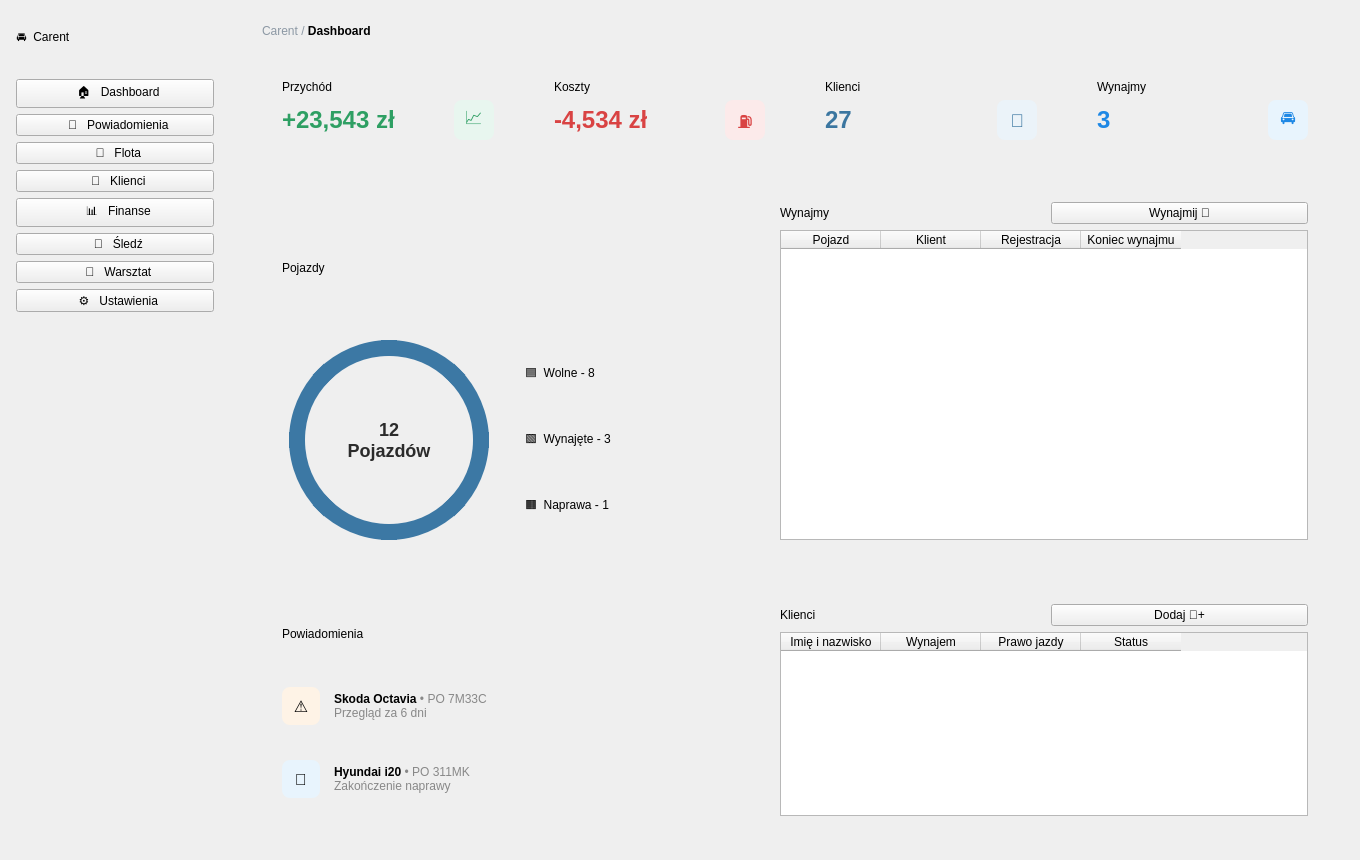
<?xml version="1.0" encoding="UTF-8"?>
<ui version="4.0">
 <class>DashboardWindow</class>
 <widget class="QMainWindow" name="DashboardWindow">
  <property name="geometry">
   <rect>
    <x>0</x>
    <y>0</y>
    <width>1360</width>
    <height>860</height>
   </rect>
  </property>
  <property name="windowTitle">
   <string>Carent - Dashboard</string>
  </property>
  <widget class="QWidget" name="CentralWidget">
   <layout class="QHBoxLayout" name="mainHLayout">
    <property name="spacing">
     <number>0</number>
    </property>
    <property name="leftMargin">
     <number>0</number>
    </property>
    <property name="topMargin">
     <number>0</number>
    </property>
    <property name="rightMargin">
     <number>0</number>
    </property>
    <property name="bottomMargin">
     <number>0</number>
    </property>
    
    <item>
     <widget class="QFrame" name="Sidebar">
      <property name="minimumSize">
       <size>
        <width>230</width>
        <height>0</height>
       </size>
      </property>
      <property name="maximumSize">
       <size>
        <width>230</width>
        <height>16777215</height>
       </size>
      </property>
      <layout class="QVBoxLayout" name="sidebarLayout">
       <property name="spacing">
        <number>6</number>
       </property>
       <property name="leftMargin">
        <number>16</number>
       </property>
       <property name="topMargin">
        <number>28</number>
       </property>
       <property name="rightMargin">
        <number>16</number>
       </property>
       <property name="bottomMargin">
        <number>24</number>
       </property>
       <item>
        <widget class="QLabel" name="LogoLabel">
         <property name="text">
          <string>🚘  Carent</string>
         </property>
        </widget>
       </item>
       <item>
        <spacer name="logoSpacer">
         <property name="orientation">
          <enum>Qt::Vertical</enum>
         </property>
         <property name="sizeType">
          <enum>QSizePolicy::Fixed</enum>
         </property>
         <property name="sizeHint" stdset="0">
          <size>
           <width>20</width>
           <height>24</height>
          </size>
         </property>
        </spacer>
       </item>
       <item>
        <widget class="QPushButton" name="btnDashboard">
         <property name="text">
          <string>  🏠   Dashboard</string>
         </property>
         <property name="cssClass" stdset="0">
          <string>NavButton</string>
         </property>
         <property name="active" stdset="0">
          <bool>true</bool>
         </property>
        </widget>
       </item>
       <item>
        <widget class="QPushButton" name="btnNotifications">
         <property name="text">
          <string>  🔔   Powiadomienia</string>
         </property>
         <property name="cssClass" stdset="0">
          <string>NavButton</string>
         </property>
        </widget>
       </item>
       <item>
        <widget class="QPushButton" name="btnFleet">
         <property name="text">
          <string>  🚗   Flota</string>
         </property>
         <property name="cssClass" stdset="0">
          <string>NavButton</string>
         </property>
        </widget>
       </item>
       <item>
        <widget class="QPushButton" name="btnClients">
         <property name="text">
          <string>  👤   Klienci</string>
         </property>
         <property name="cssClass" stdset="0">
          <string>NavButton</string>
         </property>
        </widget>
       </item>
       <item>
        <widget class="QPushButton" name="btnFinance">
         <property name="text">
          <string>  📊   Finanse</string>
         </property>
         <property name="cssClass" stdset="0">
          <string>NavButton</string>
         </property>
        </widget>
       </item>
       <item>
        <widget class="QPushButton" name="btnTrack">
         <property name="text">
          <string>  📍   Śledź</string>
         </property>
         <property name="cssClass" stdset="0">
          <string>NavButton</string>
         </property>
        </widget>
       </item>
       <item>
        <widget class="QPushButton" name="btnWorkshop">
         <property name="text">
          <string>  🔧   Warsztat</string>
         </property>
         <property name="cssClass" stdset="0">
          <string>NavButton</string>
         </property>
        </widget>
       </item>
       <item>
        <widget class="QPushButton" name="btnSettings">
         <property name="text">
          <string>  ⚙️   Ustawienia</string>
         </property>
         <property name="cssClass" stdset="0">
          <string>NavButton</string>
         </property>
        </widget>
       </item>
       <item>
        <spacer name="sidebarVerticalSpacer">
         <property name="orientation">
          <enum>Qt::Vertical</enum>
         </property>
         <property name="sizeHint" stdset="0">
          <size>
           <width>20</width>
           <height>40</height>
          </size>
         </property>
        </spacer>
       </item>
      </layout>
     </widget>
    </item>

    <item>
     <widget class="QWidget" name="ContentArea" native="true">
      <layout class="QVBoxLayout" name="contentLayout">
       <property name="spacing">
        <number>24</number>
       </property>
       <property name="leftMargin">
        <number>32</number>
       </property>
       <property name="topMargin">
        <number>24</number>
       </property>
       <property name="rightMargin">
        <number>32</number>
       </property>
       <property name="bottomMargin">
        <number>24</number>
       </property>
       
       <item>
        <widget class="QLabel" name="Breadcrumb">
         <property name="text">
          <string>&lt;span style=&quot;color: #8c98a4;&quot;&gt;Carent /&lt;/span&gt; &lt;b&gt;Dashboard&lt;/b&gt;</string>
         </property>
        </widget>
       </item>

       <!-- Górny rząd 4 kart KPI -->
       <item>
        <layout class="QHBoxLayout" name="statsLayout">
         <property name="spacing">
          <number>20</number>
         </property>
         
         <item>
          <widget class="QFrame" name="cardIncome">
           <property name="cssClass" stdset="0">
            <string>Card</string>
           </property>
           <layout class="QVBoxLayout" name="vboxIncome">
            <property name="leftMargin"><number>20</number></property>
            <property name="topMargin"><number>18</number></property>
            <property name="rightMargin"><number>20</number></property>
            <property name="bottomMargin"><number>18</number></property>
            <item>
             <widget class="QLabel" name="lblIncomeTitle">
              <property name="text"><string>Przychód</string></property>
              <property name="cssClass" stdset="0"><string>CardTitle</string></property>
             </widget>
            </item>
            <item>
             <layout class="QHBoxLayout" name="hboxIncome">
              <item>
               <widget class="QLabel" name="lblIncomeVal">
                <property name="text"><string>+23,543 zł</string></property>
                <property name="styleSheet"><string>font-size: 24px; font-weight: bold; color: #2e9f63;</string></property>
               </widget>
              </item>
              <item>
               <spacer name="spIncome"><property name="orientation"><enum>Qt::Horizontal</enum></property></spacer>
              </item>
              <item>
               <widget class="QLabel" name="iconIncome">
                <property name="minimumSize"><size><width>40</width><height>40</height></size></property>
                <property name="maximumSize"><size><width>40</width><height>40</height></size></property>
                <property name="alignment"><set>Qt::AlignCenter</set></property>
                <property name="text"><string>📈</string></property>
                <property name="styleSheet"><string>background-color: #e8f6ef; color: #2e9f63; border-radius: 8px; font-size: 18px;</string></property>
               </widget>
              </item>
             </layout>
            </item>
           </layout>
          </widget>
         </item>

         <item>
          <widget class="QFrame" name="cardCosts">
           <property name="cssClass" stdset="0">
            <string>Card</string>
           </property>
           <layout class="QVBoxLayout" name="vboxCosts">
            <property name="leftMargin"><number>20</number></property>
            <property name="topMargin"><number>18</number></property>
            <property name="rightMargin"><number>20</number></property>
            <property name="bottomMargin"><number>18</number></property>
            <item>
             <widget class="QLabel" name="lblCostsTitle">
              <property name="text"><string>Koszty</string></property>
              <property name="cssClass" stdset="0"><string>CardTitle</string></property>
             </widget>
            </item>
            <item>
             <layout class="QHBoxLayout" name="hboxCosts">
              <item>
               <widget class="QLabel" name="lblCostsVal">
                <property name="text"><string>-4,534 zł</string></property>
                <property name="styleSheet"><string>font-size: 24px; font-weight: bold; color: #d94343;</string></property>
               </widget>
              </item>
              <item>
               <spacer name="spCosts"><property name="orientation"><enum>Qt::Horizontal</enum></property></spacer>
              </item>
              <item>
               <widget class="QLabel" name="iconCosts">
                <property name="minimumSize"><size><width>40</width><height>40</height></size></property>
                <property name="maximumSize"><size><width>40</width><height>40</height></size></property>
                <property name="alignment"><set>Qt::AlignCenter</set></property>
                <property name="text"><string>⛽</string></property>
                <property name="styleSheet"><string>background-color: #fceaea; color: #d94343; border-radius: 8px; font-size: 18px;</string></property>
               </widget>
              </item>
             </layout>
            </item>
           </layout>
          </widget>
         </item>

         <item>
          <widget class="QFrame" name="cardClientsKpi">
           <property name="cssClass" stdset="0">
            <string>Card</string>
           </property>
           <layout class="QVBoxLayout" name="vboxClientsKpi">
            <property name="leftMargin"><number>20</number></property>
            <property name="topMargin"><number>18</number></property>
            <property name="rightMargin"><number>20</number></property>
            <property name="bottomMargin"><number>18</number></property>
            <item>
             <widget class="QLabel" name="lblClientsKpiTitle">
              <property name="text"><string>Klienci</string></property>
              <property name="cssClass" stdset="0"><string>CardTitle</string></property>
             </widget>
            </item>
            <item>
             <layout class="QHBoxLayout" name="hboxClientsKpi">
              <item>
               <widget class="QLabel" name="lblClientsKpiVal">
                <property name="text"><string>27</string></property>
                <property name="styleSheet"><string>font-size: 24px; font-weight: bold; color: #3b76a0;</string></property>
               </widget>
              </item>
              <item>
               <spacer name="spClientsKpi"><property name="orientation"><enum>Qt::Horizontal</enum></property></spacer>
              </item>
              <item>
               <widget class="QLabel" name="iconClientsKpi">
                <property name="minimumSize"><size><width>40</width><height>40</height></size></property>
                <property name="maximumSize"><size><width>40</width><height>40</height></size></property>
                <property name="alignment"><set>Qt::AlignCenter</set></property>
                <property name="text"><string>👤</string></property>
                <property name="styleSheet"><string>background-color: #ebf3f9; color: #3b76a0; border-radius: 8px; font-size: 18px;</string></property>
               </widget>
              </item>
             </layout>
            </item>
           </layout>
          </widget>
         </item>

         <item>
          <widget class="QFrame" name="cardRentalsKpi">
           <property name="cssClass" stdset="0">
            <string>Card</string>
           </property>
           <layout class="QVBoxLayout" name="vboxRentalsKpi">
            <property name="leftMargin"><number>20</number></property>
            <property name="topMargin"><number>18</number></property>
            <property name="rightMargin"><number>20</number></property>
            <property name="bottomMargin"><number>18</number></property>
            <item>
             <widget class="QLabel" name="lblRentalsKpiTitle">
              <property name="text"><string>Wynajmy</string></property>
              <property name="cssClass" stdset="0"><string>CardTitle</string></property>
             </widget>
            </item>
            <item>
             <layout class="QHBoxLayout" name="hboxRentalsKpi">
              <item>
               <widget class="QLabel" name="lblRentalsKpiVal">
                <property name="text"><string>3</string></property>
                <property name="styleSheet"><string>font-size: 24px; font-weight: bold; color: #1e88e5;</string></property>
               </widget>
              </item>
              <item>
               <spacer name="spRentalsKpi"><property name="orientation"><enum>Qt::Horizontal</enum></property></spacer>
              </item>
              <item>
               <widget class="QLabel" name="iconRentalsKpi">
                <property name="minimumSize"><size><width>40</width><height>40</height></size></property>
                <property name="maximumSize"><size><width>40</width><height>40</height></size></property>
                <property name="alignment"><set>Qt::AlignCenter</set></property>
                <property name="text"><string>🚘</string></property>
                <property name="styleSheet"><string>background-color: #e8f4fd; color: #1e88e5; border-radius: 8px; font-size: 18px;</string></property>
               </widget>
              </item>
             </layout>
            </item>
           </layout>
          </widget>
         </item>
        </layout>
       </item>

       <item>
        <layout class="QGridLayout" name="gridLayout" rowstretch="3,2" columnstretch="5,6">
         <property name="spacing">
          <number>24</number>
         </property>
         
         <item row="0" column="0">
          <widget class="QFrame" name="cardVehicles">
           <property name="cssClass" stdset="0">
            <string>Card</string>
           </property>
           <layout class="QVBoxLayout" name="vboxVehicles">
            <property name="leftMargin"><number>20</number></property>
            <property name="topMargin"><number>20</number></property>
            <property name="rightMargin"><number>20</number></property>
            <property name="bottomMargin"><number>20</number></property>
            <item>
             <widget class="QLabel" name="lblVehiclesTitle">
              <property name="text"><string>Pojazdy</string></property>
              <property name="cssClass" stdset="0"><string>SectionTitle</string></property>
             </widget>
            </item>
            <item>
             <layout class="QHBoxLayout" name="hboxChartArea">
              <item>
               <spacer name="spChartLeft"><property name="orientation"><enum>Qt::Horizontal</enum></property></spacer>
              </item>
              <item>
               <widget class="QLabel" name="chartPlaceholder">
                <property name="minimumSize"><size><width>200</width><height>200</height></size></property>
                <property name="maximumSize"><size><width>200</width><height>200</height></size></property>
                <property name="alignment"><set>Qt::AlignCenter</set></property>
                <property name="text"><string>12
Pojazdów</string></property>
                <property name="styleSheet"><string>border: 16px solid #3c78a4; border-radius: 100px; font-weight: bold; font-size: 18px; color: #2b2b2b;</string></property>
               </widget>
              </item>
              <item>
               <spacer name="spChartMiddle">
                <property name="orientation"><enum>Qt::Horizontal</enum></property>
                <property name="sizeType"><enum>QSizePolicy::Fixed</enum></property>
                <property name="sizeHint" stdset="0"><size><width>30</width><height>20</height></size></property>
               </spacer>
              </item>
              <item>
               <layout class="QVBoxLayout" name="vboxLegend">
                <property name="spacing"><number>12</number></property>
                <item>
                 <spacer name="spLegTop"><property name="orientation"><enum>Qt::Vertical</enum></property></spacer>
                </item>
                <item>
                 <widget class="QLabel" name="legFree"><property name="text"><string>🟦  Wolne - 8</string></property></widget>
                </item>
                <item>
                 <widget class="QLabel" name="legRented"><property name="text"><string>🟩  Wynajęte - 3</string></property></widget>
                </item>
                <item>
                 <widget class="QLabel" name="legRepair"><property name="text"><string>🟧  Naprawa - 1</string></property></widget>
                </item>
                <item>
                 <spacer name="spLegBot"><property name="orientation"><enum>Qt::Vertical</enum></property></spacer>
                </item>
               </layout>
              </item>
              <item>
               <spacer name="spChartRight"><property name="orientation"><enum>Qt::Horizontal</enum></property></spacer>
              </item>
             </layout>
            </item>
           </layout>
          </widget>
         </item>

         <item row="0" column="1">
          <widget class="QFrame" name="cardRentalsTable">
           <property name="cssClass" stdset="0">
            <string>Card</string>
           </property>
           <layout class="QVBoxLayout" name="vboxRentalsTable">
            <property name="leftMargin"><number>20</number></property>
            <property name="topMargin"><number>20</number></property>
            <property name="rightMargin"><number>20</number></property>
            <property name="bottomMargin"><number>20</number></property>
            <item>
             <layout class="QHBoxLayout" name="hboxRentalsHeader">
              <item>
               <widget class="QLabel" name="lblRentalsTableTitle">
                <property name="text"><string>Wynajmy</string></property>
                <property name="cssClass" stdset="0"><string>SectionTitle</string></property>
               </widget>
              </item>
              <item>
               <spacer name="spRentalsHeader"><property name="orientation"><enum>Qt::Horizontal</enum></property></spacer>
              </item>
              <item>
               <widget class="QPushButton" name="ActionBtnBlue">
                <property name="text"><string>Wynajmij 🔑</string></property>
               </widget>
              </item>
             </layout>
            </item>
            <item>
             <widget class="QTableWidget" name="tableRentals">
              <column><property name="text"><string>Pojazd</string></property></column>
              <column><property name="text"><string>Klient</string></property></column>
              <column><property name="text"><string>Rejestracja</string></property></column>
              <column><property name="text"><string>Koniec wynajmu</string></property></column>
             </widget>
            </item>
           </layout>
          </widget>
         </item>

         <item row="1" column="0">
          <widget class="QFrame" name="cardNotifications">
           <property name="cssClass" stdset="0">
            <string>Card</string>
           </property>
           <layout class="QVBoxLayout" name="vboxNotifications">
            <property name="spacing"><number>14</number></property>
            <property name="leftMargin"><number>20</number></property>
            <property name="topMargin"><number>20</number></property>
            <property name="rightMargin"><number>20</number></property>
            <property name="bottomMargin"><number>20</number></property>
            <item>
             <widget class="QLabel" name="lblNotificationsTitle">
              <property name="text"><string>Powiadomienia</string></property>
              <property name="cssClass" stdset="0"><string>SectionTitle</string></property>
             </widget>
            </item>
            <item>
             <layout class="QHBoxLayout" name="hboxNotif1">
              <item>
               <widget class="QLabel" name="iconNotif1">
                <property name="minimumSize"><size><width>38</width><height>38</height></size></property>
                <property name="maximumSize"><size><width>38</width><height>38</height></size></property>
                <property name="alignment"><set>Qt::AlignCenter</set></property>
                <property name="text"><string>⚠️</string></property>
                <property name="styleSheet"><string>background: #fef3e6; border-radius: 8px; font-size: 16px;</string></property>
               </widget>
              </item>
              <item>
               <widget class="QLabel" name="lblNotif1">
                <property name="text"><string>&lt;b&gt;Skoda Octavia&lt;/b&gt; &lt;span style=&quot;color:#888;&quot;&gt;• PO 7M33C&lt;/span&gt;&lt;br&gt;&lt;span style=&quot;color:#888; font-size:12px;&quot;&gt;Przegląd za 6 dni&lt;/span&gt;</string></property>
               </widget>
              </item>
             </layout>
            </item>
            <item>
             <layout class="QHBoxLayout" name="hboxNotif2">
              <item>
               <widget class="QLabel" name="iconNotif2">
                <property name="minimumSize"><size><width>38</width><height>38</height></size></property>
                <property name="maximumSize"><size><width>38</width><height>38</height></size></property>
                <property name="alignment"><set>Qt::AlignCenter</set></property>
                <property name="text"><string>🔔</string></property>
                <property name="styleSheet"><string>background: #e8f4fd; border-radius: 8px; font-size: 16px;</string></property>
               </widget>
              </item>
              <item>
               <widget class="QLabel" name="lblNotif2">
                <property name="text"><string>&lt;b&gt;Hyundai i20&lt;/b&gt; &lt;span style=&quot;color:#888;&quot;&gt;• PO 311MK&lt;/span&gt;&lt;br&gt;&lt;span style=&quot;color:#888; font-size:12px;&quot;&gt;Zakończenie naprawy&lt;/span&gt;</string></property>
               </widget>
              </item>
             </layout>
            </item>
            <item>
             <spacer name="spNotifBottom"><property name="orientation"><enum>Qt::Vertical</enum></property></spacer>
            </item>
           </layout>
          </widget>
         </item>

         <item row="1" column="1">
          <widget class="QFrame" name="cardClientsTable">
           <property name="cssClass" stdset="0">
            <string>Card</string>
           </property>
           <layout class="QVBoxLayout" name="vboxClientsTable">
            <property name="leftMargin"><number>20</number></property>
            <property name="topMargin"><number>20</number></property>
            <property name="rightMargin"><number>20</number></property>
            <property name="bottomMargin"><number>20</number></property>
            <item>
             <layout class="QHBoxLayout" name="hboxClientsHeader">
              <item>
               <widget class="QLabel" name="lblClientsTableTitle">
                <property name="text"><string>Klienci</string></property>
                <property name="cssClass" stdset="0"><string>SectionTitle</string></property>
               </widget>
              </item>
              <item>
               <spacer name="spClientsHeader"><property name="orientation"><enum>Qt::Horizontal</enum></property></spacer>
              </item>
              <item>
               <widget class="QPushButton" name="ActionBtnGreen">
                <property name="text"><string>Dodaj 👤+</string></property>
               </widget>
              </item>
             </layout>
            </item>
            <item>
             <widget class="QTableWidget" name="tableClients">
              <column><property name="text"><string>Imię i nazwisko</string></property></column>
              <column><property name="text"><string>Wynajem</string></property></column>
              <column><property name="text"><string>Prawo jazdy</string></property></column>
              <column><property name="text"><string>Status</string></property></column>
             </widget>
            </item>
           </layout>
          </widget>
         </item>

        </layout>
       </item>
      </layout>
     </widget>
    </item>
   </layout>
  </widget>
 </widget>
 <resources/>
 <connections/>
</ui>
